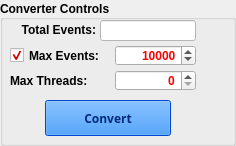
    <widget class="QGroupBox" name="convertConverterControlsGB">
     <property name="geometry">
      <rect>
       <x>0</x>
       <y>395</y>
       <width>236</width>
       <height>146</height>
      </rect>
     </property>
     <property name="palette">
      <palette>
       <active>
        <colorrole role="Text">
         <brush brushstyle="SolidPattern">
          <color alpha="255">
           <red>255</red>
           <green>0</green>
           <blue>0</blue>
          </color>
         </brush>
        </colorrole>
       </active>
       <inactive>
        <colorrole role="Text">
         <brush brushstyle="SolidPattern">
          <color alpha="255">
           <red>255</red>
           <green>0</green>
           <blue>0</blue>
          </color>
         </brush>
        </colorrole>
       </inactive>
       <disabled>
        <colorrole role="Text">
         <brush brushstyle="SolidPattern">
          <color alpha="255">
           <red>99</red>
           <green>100</green>
           <blue>127</blue>
          </color>
         </brush>
        </colorrole>
       </disabled>
      </palette>
     </property>
     <property name="font">
      <font>
       <weight>75</weight>
       <bold>true</bold>
      </font>
     </property>
     <property name="title">
      <string>Converter Controls</string>
     </property>
     <property name="alignment">
      <set>Qt::AlignLeading|Qt::AlignLeft|Qt::AlignVCenter</set>
     </property>
     <widget class="customSpinBox" name="convertMaxEventsSB">
      <property name="geometry">
       <rect>
        <x>115</x>
        <y>45</y>
        <width>81</width>
        <height>21</height>
       </rect>
      </property>
      <property name="alignment">
       <set>Qt::AlignRight|Qt::AlignTrailing|Qt::AlignVCenter</set>
      </property>
      <property name="minimum">
       <number>0</number>
      </property>
      <property name="maximum">
       <number>1000000</number>
      </property>
      <property name="value">
       <number>10000</number>
      </property>
     </widget>
     <widget class="QLabel" name="convertTotalEventsLB">
      <property name="geometry">
       <rect>
        <x>5</x>
        <y>19</y>
        <width>91</width>
        <height>22</height>
       </rect>
      </property>
      <property name="font">
       <font>
        <weight>75</weight>
        <bold>true</bold>
       </font>
      </property>
      <property name="text">
       <string>Total Events:</string>
      </property>
      <property name="alignment">
       <set>Qt::AlignRight|Qt::AlignTrailing|Qt::AlignVCenter</set>
      </property>
     </widget>
     <widget class="QLineEdit" name="convertTotalEventsLE">
      <property name="geometry">
       <rect>
        <x>100</x>
        <y>20</y>
        <width>96</width>
        <height>21</height>
       </rect>
      </property>
      <property name="palette">
       <palette>
        <active>
         <colorrole role="WindowText">
          <brush brushstyle="SolidPattern">
           <color alpha="255">
            <red>0</red>
            <green>0</green>
            <blue>0</blue>
           </color>
          </brush>
         </colorrole>
         <colorrole role="Text">
          <brush brushstyle="SolidPattern">
           <color alpha="255">
            <red>0</red>
            <green>0</green>
            <blue>127</blue>
           </color>
          </brush>
         </colorrole>
         <colorrole role="BrightText">
          <brush brushstyle="SolidPattern">
           <color alpha="255">
            <red>0</red>
            <green>0</green>
            <blue>127</blue>
           </color>
          </brush>
         </colorrole>
         <colorrole role="ButtonText">
          <brush brushstyle="SolidPattern">
           <color alpha="255">
            <red>0</red>
            <green>0</green>
            <blue>0</blue>
           </color>
          </brush>
         </colorrole>
         <colorrole role="Base">
          <brush brushstyle="SolidPattern">
           <color alpha="255">
            <red>255</red>
            <green>255</green>
            <blue>255</blue>
           </color>
          </brush>
         </colorrole>
         <colorrole role="Window">
          <brush brushstyle="SolidPattern">
           <color alpha="255">
            <red>255</red>
            <green>255</green>
            <blue>255</blue>
           </color>
          </brush>
         </colorrole>
        </active>
        <inactive>
         <colorrole role="WindowText">
          <brush brushstyle="SolidPattern">
           <color alpha="255">
            <red>0</red>
            <green>0</green>
            <blue>0</blue>
           </color>
          </brush>
         </colorrole>
         <colorrole role="Text">
          <brush brushstyle="SolidPattern">
           <color alpha="255">
            <red>0</red>
            <green>0</green>
            <blue>127</blue>
           </color>
          </brush>
         </colorrole>
         <colorrole role="BrightText">
          <brush brushstyle="SolidPattern">
           <color alpha="255">
            <red>0</red>
            <green>0</green>
            <blue>127</blue>
           </color>
          </brush>
         </colorrole>
         <colorrole role="ButtonText">
          <brush brushstyle="SolidPattern">
           <color alpha="255">
            <red>0</red>
            <green>0</green>
            <blue>0</blue>
           </color>
          </brush>
         </colorrole>
         <colorrole role="Base">
          <brush brushstyle="SolidPattern">
           <color alpha="255">
            <red>255</red>
            <green>255</green>
            <blue>255</blue>
           </color>
          </brush>
         </colorrole>
         <colorrole role="Window">
          <brush brushstyle="SolidPattern">
           <color alpha="255">
            <red>255</red>
            <green>255</green>
            <blue>255</blue>
           </color>
          </brush>
         </colorrole>
        </inactive>
        <disabled>
         <colorrole role="WindowText">
          <brush brushstyle="SolidPattern">
           <color alpha="255">
            <red>0</red>
            <green>0</green>
            <blue>127</blue>
           </color>
          </brush>
         </colorrole>
         <colorrole role="Text">
          <brush brushstyle="SolidPattern">
           <color alpha="255">
            <red>0</red>
            <green>0</green>
            <blue>127</blue>
           </color>
          </brush>
         </colorrole>
         <colorrole role="BrightText">
          <brush brushstyle="SolidPattern">
           <color alpha="255">
            <red>0</red>
            <green>0</green>
            <blue>127</blue>
           </color>
          </brush>
         </colorrole>
         <colorrole role="ButtonText">
          <brush brushstyle="SolidPattern">
           <color alpha="255">
            <red>0</red>
            <green>0</green>
            <blue>127</blue>
           </color>
          </brush>
         </colorrole>
         <colorrole role="Base">
          <brush brushstyle="SolidPattern">
           <color alpha="255">
            <red>255</red>
            <green>255</green>
            <blue>255</blue>
           </color>
          </brush>
         </colorrole>
         <colorrole role="Window">
          <brush brushstyle="SolidPattern">
           <color alpha="255">
            <red>255</red>
            <green>255</green>
            <blue>255</blue>
           </color>
          </brush>
         </colorrole>
        </disabled>
       </palette>
      </property>
      <property name="font">
       <font>
        <pointsize>11</pointsize>
        <weight>75</weight>
        <bold>true</bold>
       </font>
      </property>
      <property name="toolTip">
       <string>&lt;!DOCTYPE HTML PUBLIC &quot;-//W3C//DTD HTML 4.0//EN&quot; &quot;http://www.w3.org/TR/REC-html40/strict.dtd&quot;&gt;
&lt;html&gt;&lt;head&gt;&lt;meta name=&quot;qrichtext&quot; content=&quot;1&quot; /&gt;&lt;style type=&quot;text/css&quot;&gt;
p, li { white-space: pre-wrap; }
&lt;/style&gt;&lt;/head&gt;&lt;body style=&quot; font-family:'Sans Serif'; font-size:9pt; font-weight:400; font-style:normal;&quot;&gt;
&lt;table style=&quot;-qt-table-type: root; margin-top:4px; margin-bottom:4px; margin-left:4px; margin-right:4px;&quot;&gt;
&lt;tr&gt;
&lt;td style=&quot;border: none;&quot;&gt;
&lt;p align=&quot;center&quot; style=&quot; margin-top:0px; margin-bottom:0px; margin-left:0px; margin-right:0px; -qt-block-indent:0; text-indent:0px;&quot;&gt;&lt;span style=&quot; font-size:18pt; font-weight:600; text-decoration: underline; color:#0000ff;&quot;&gt;Events&lt;/span&gt;&lt;/p&gt;
&lt;p style=&quot;-qt-paragraph-type:empty; margin-top:0px; margin-bottom:0px; margin-left:0px; margin-right:0px; -qt-block-indent:0; text-indent:0px;&quot;&gt;&lt;/p&gt;
&lt;p style=&quot; margin-top:0px; margin-bottom:0px; margin-left:0px; margin-right:0px; -qt-block-indent:0; text-indent:0px;&quot;&gt;Show the number of event &lt;/p&gt;
&lt;p style=&quot; margin-top:0px; margin-bottom:0px; margin-left:0px; margin-right:0px; -qt-block-indent:0; text-indent:0px;&quot;&gt;objects found in input file.&lt;/p&gt;&lt;/td&gt;&lt;/tr&gt;&lt;/table&gt;&lt;/body&gt;&lt;/html&gt;</string>
      </property>
      <property name="text">
       <string/>
      </property>
      <property name="alignment">
       <set>Qt::AlignRight|Qt::AlignTrailing|Qt::AlignVCenter</set>
      </property>
      <property name="readOnly">
       <bool>true</bool>
      </property>
     </widget>
     <widget class="QPushButton" name="runConverterPB">
      <property name="enabled">
       <bool>false</bool>
      </property>
      <property name="geometry">
       <rect>
        <x>45</x>
        <y>100</y>
        <width>126</width>
        <height>36</height>
       </rect>
      </property>
      <property name="palette">
       <palette>
        <active>
         <colorrole role="WindowText">
          <brush brushstyle="SolidPattern">
           <color alpha="255">
            <red>0</red>
            <green>0</green>
            <blue>0</blue>
           </color>
          </brush>
         </colorrole>
         <colorrole role="Button">
          <brush brushstyle="SolidPattern">
           <color alpha="255">
            <red>2</red>
            <green>124</green>
            <blue>255</blue>
           </color>
          </brush>
         </colorrole>
         <colorrole role="Light">
          <brush brushstyle="SolidPattern">
           <color alpha="255">
            <red>127</red>
            <green>170</green>
            <blue>255</blue>
           </color>
          </brush>
         </colorrole>
         <colorrole role="Midlight">
          <brush brushstyle="SolidPattern">
           <color alpha="255">
            <red>63</red>
            <green>127</green>
            <blue>255</blue>
           </color>
          </brush>
         </colorrole>
         <colorrole role="Dark">
          <brush brushstyle="SolidPattern">
           <color alpha="255">
            <red>0</red>
            <green>42</green>
            <blue>127</blue>
           </color>
          </brush>
         </colorrole>
         <colorrole role="Mid">
          <brush brushstyle="SolidPattern">
           <color alpha="255">
            <red>0</red>
            <green>56</green>
            <blue>170</blue>
           </color>
          </brush>
         </colorrole>
         <colorrole role="Text">
          <brush brushstyle="SolidPattern">
           <color alpha="255">
            <red>0</red>
            <green>0</green>
            <blue>0</blue>
           </color>
          </brush>
         </colorrole>
         <colorrole role="BrightText">
          <brush brushstyle="SolidPattern">
           <color alpha="255">
            <red>255</red>
            <green>255</green>
            <blue>255</blue>
           </color>
          </brush>
         </colorrole>
         <colorrole role="ButtonText">
          <brush brushstyle="SolidPattern">
           <color alpha="255">
            <red>0</red>
            <green>0</green>
            <blue>0</blue>
           </color>
          </brush>
         </colorrole>
         <colorrole role="Base">
          <brush brushstyle="SolidPattern">
           <color alpha="255">
            <red>255</red>
            <green>255</green>
            <blue>255</blue>
           </color>
          </brush>
         </colorrole>
         <colorrole role="Window">
          <brush brushstyle="SolidPattern">
           <color alpha="255">
            <red>0</red>
            <green>85</green>
            <blue>255</blue>
           </color>
          </brush>
         </colorrole>
         <colorrole role="Shadow">
          <brush brushstyle="SolidPattern">
           <color alpha="255">
            <red>0</red>
            <green>0</green>
            <blue>0</blue>
           </color>
          </brush>
         </colorrole>
         <colorrole role="AlternateBase">
          <brush brushstyle="SolidPattern">
           <color alpha="255">
            <red>127</red>
            <green>170</green>
            <blue>255</blue>
           </color>
          </brush>
         </colorrole>
         <colorrole role="ToolTipBase">
          <brush brushstyle="SolidPattern">
           <color alpha="255">
            <red>255</red>
            <green>255</green>
            <blue>220</blue>
           </color>
          </brush>
         </colorrole>
         <colorrole role="ToolTipText">
          <brush brushstyle="SolidPattern">
           <color alpha="255">
            <red>0</red>
            <green>0</green>
            <blue>0</blue>
           </color>
          </brush>
         </colorrole>
        </active>
        <inactive>
         <colorrole role="WindowText">
          <brush brushstyle="SolidPattern">
           <color alpha="255">
            <red>0</red>
            <green>0</green>
            <blue>0</blue>
           </color>
          </brush>
         </colorrole>
         <colorrole role="Button">
          <brush brushstyle="SolidPattern">
           <color alpha="255">
            <red>2</red>
            <green>124</green>
            <blue>255</blue>
           </color>
          </brush>
         </colorrole>
         <colorrole role="Light">
          <brush brushstyle="SolidPattern">
           <color alpha="255">
            <red>127</red>
            <green>170</green>
            <blue>255</blue>
           </color>
          </brush>
         </colorrole>
         <colorrole role="Midlight">
          <brush brushstyle="SolidPattern">
           <color alpha="255">
            <red>63</red>
            <green>127</green>
            <blue>255</blue>
           </color>
          </brush>
         </colorrole>
         <colorrole role="Dark">
          <brush brushstyle="SolidPattern">
           <color alpha="255">
            <red>0</red>
            <green>42</green>
            <blue>127</blue>
           </color>
          </brush>
         </colorrole>
         <colorrole role="Mid">
          <brush brushstyle="SolidPattern">
           <color alpha="255">
            <red>0</red>
            <green>56</green>
            <blue>170</blue>
           </color>
          </brush>
         </colorrole>
         <colorrole role="Text">
          <brush brushstyle="SolidPattern">
           <color alpha="255">
            <red>0</red>
            <green>0</green>
            <blue>0</blue>
           </color>
          </brush>
         </colorrole>
         <colorrole role="BrightText">
          <brush brushstyle="SolidPattern">
           <color alpha="255">
            <red>255</red>
            <green>255</green>
            <blue>255</blue>
           </color>
          </brush>
         </colorrole>
         <colorrole role="ButtonText">
          <brush brushstyle="SolidPattern">
           <color alpha="255">
            <red>0</red>
            <green>0</green>
            <blue>0</blue>
           </color>
          </brush>
         </colorrole>
         <colorrole role="Base">
          <brush brushstyle="SolidPattern">
           <color alpha="255">
            <red>255</red>
            <green>255</green>
            <blue>255</blue>
           </color>
          </brush>
         </colorrole>
         <colorrole role="Window">
          <brush brushstyle="SolidPattern">
           <color alpha="255">
            <red>0</red>
            <green>85</green>
            <blue>255</blue>
           </color>
          </brush>
         </colorrole>
         <colorrole role="Shadow">
          <brush brushstyle="SolidPattern">
           <color alpha="255">
            <red>0</red>
            <green>0</green>
            <blue>0</blue>
           </color>
          </brush>
         </colorrole>
         <colorrole role="AlternateBase">
          <brush brushstyle="SolidPattern">
           <color alpha="255">
            <red>127</red>
            <green>170</green>
            <blue>255</blue>
           </color>
          </brush>
         </colorrole>
         <colorrole role="ToolTipBase">
          <brush brushstyle="SolidPattern">
           <color alpha="255">
            <red>255</red>
            <green>255</green>
            <blue>220</blue>
           </color>
          </brush>
         </colorrole>
         <colorrole role="ToolTipText">
          <brush brushstyle="SolidPattern">
           <color alpha="255">
            <red>0</red>
            <green>0</green>
            <blue>0</blue>
           </color>
          </brush>
         </colorrole>
        </inactive>
        <disabled>
         <colorrole role="WindowText">
          <brush brushstyle="SolidPattern">
           <color alpha="255">
            <red>0</red>
            <green>42</green>
            <blue>127</blue>
           </color>
          </brush>
         </colorrole>
         <colorrole role="Button">
          <brush brushstyle="SolidPattern">
           <color alpha="255">
            <red>2</red>
            <green>124</green>
            <blue>255</blue>
           </color>
          </brush>
         </colorrole>
         <colorrole role="Light">
          <brush brushstyle="SolidPattern">
           <color alpha="255">
            <red>127</red>
            <green>170</green>
            <blue>255</blue>
           </color>
          </brush>
         </colorrole>
         <colorrole role="Midlight">
          <brush brushstyle="SolidPattern">
           <color alpha="255">
            <red>63</red>
            <green>127</green>
            <blue>255</blue>
           </color>
          </brush>
         </colorrole>
         <colorrole role="Dark">
          <brush brushstyle="SolidPattern">
           <color alpha="255">
            <red>0</red>
            <green>42</green>
            <blue>127</blue>
           </color>
          </brush>
         </colorrole>
         <colorrole role="Mid">
          <brush brushstyle="SolidPattern">
           <color alpha="255">
            <red>0</red>
            <green>56</green>
            <blue>170</blue>
           </color>
          </brush>
         </colorrole>
         <colorrole role="Text">
          <brush brushstyle="SolidPattern">
           <color alpha="255">
            <red>0</red>
            <green>42</green>
            <blue>127</blue>
           </color>
          </brush>
         </colorrole>
         <colorrole role="BrightText">
          <brush brushstyle="SolidPattern">
           <color alpha="255">
            <red>255</red>
            <green>255</green>
            <blue>255</blue>
           </color>
          </brush>
         </colorrole>
         <colorrole role="ButtonText">
          <brush brushstyle="SolidPattern">
           <color alpha="255">
            <red>0</red>
            <green>42</green>
            <blue>127</blue>
           </color>
          </brush>
         </colorrole>
         <colorrole role="Base">
          <brush brushstyle="SolidPattern">
           <color alpha="255">
            <red>0</red>
            <green>85</green>
            <blue>255</blue>
           </color>
          </brush>
         </colorrole>
         <colorrole role="Window">
          <brush brushstyle="SolidPattern">
           <color alpha="255">
            <red>0</red>
            <green>85</green>
            <blue>255</blue>
           </color>
          </brush>
         </colorrole>
         <colorrole role="Shadow">
          <brush brushstyle="SolidPattern">
           <color alpha="255">
            <red>0</red>
            <green>0</green>
            <blue>0</blue>
           </color>
          </brush>
         </colorrole>
         <colorrole role="AlternateBase">
          <brush brushstyle="SolidPattern">
           <color alpha="255">
            <red>0</red>
            <green>85</green>
            <blue>255</blue>
           </color>
          </brush>
         </colorrole>
         <colorrole role="ToolTipBase">
          <brush brushstyle="SolidPattern">
           <color alpha="255">
            <red>255</red>
            <green>255</green>
            <blue>220</blue>
           </color>
          </brush>
         </colorrole>
         <colorrole role="ToolTipText">
          <brush brushstyle="SolidPattern">
           <color alpha="255">
            <red>0</red>
            <green>0</green>
            <blue>0</blue>
           </color>
          </brush>
         </colorrole>
        </disabled>
       </palette>
      </property>
      <property name="font">
       <font>
        <family>Sans Serif</family>
        <weight>75</weight>
        <bold>true</bold>
       </font>
      </property>
      <property name="text">
       <string>Convert</string>
      </property>
     </widget>
     <widget class="QLabel" name="convertMaxThreadsLB">
      <property name="geometry">
       <rect>
        <x>10</x>
        <y>70</y>
        <width>96</width>
        <height>22</height>
       </rect>
      </property>
      <property name="font">
       <font>
        <weight>75</weight>
        <bold>true</bold>
       </font>
      </property>
      <property name="text">
       <string>Max Threads:</string>
      </property>
     </widget>
     <widget class="customSpinBox" name="convertMaxThreadsSB">
      <property name="geometry">
       <rect>
        <x>115</x>
        <y>70</y>
        <width>81</width>
        <height>21</height>
       </rect>
      </property>
      <property name="alignment">
       <set>Qt::AlignRight|Qt::AlignTrailing|Qt::AlignVCenter</set>
      </property>
      <property name="minimum">
       <number>0</number>
      </property>
      <property name="maximum">
       <number>100</number>
      </property>
      <property name="value">
       <number>0</number>
      </property>
     </widget>
     <widget class="customCheckBox" name="convertMaxEventsCB">
      <property name="geometry">
       <rect>
        <x>10</x>
        <y>45</y>
        <width>106</width>
        <height>21</height>
       </rect>
      </property>
      <property name="text">
       <string>Max Events:</string>
      </property>
      <property name="checked">
       <bool>true</bool>
      </property>
     </widget>
    </widget>
